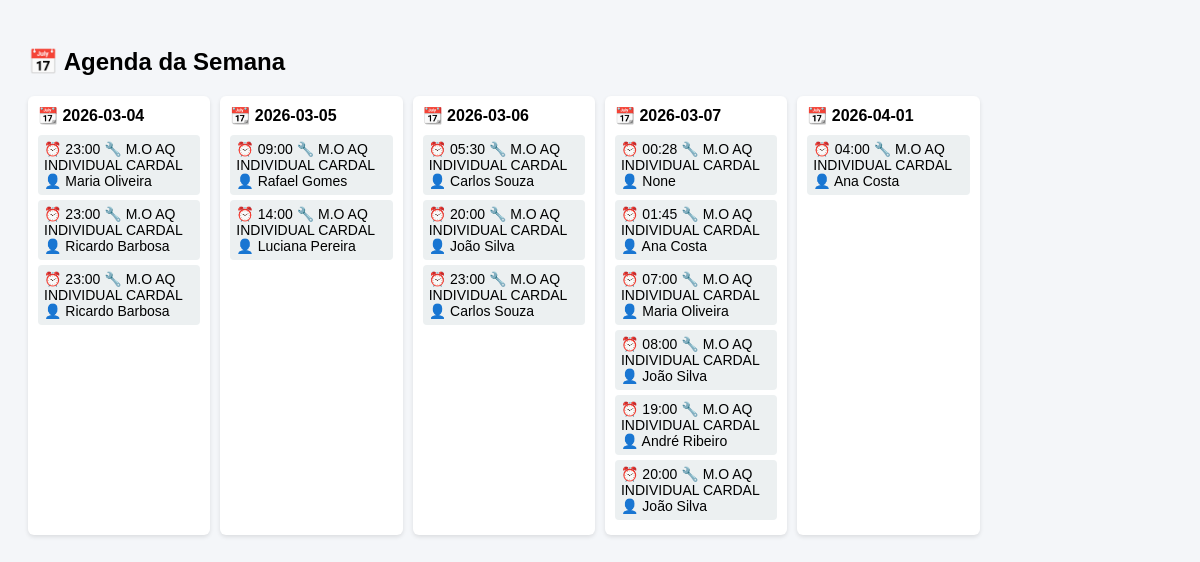
Page /agenda_semana (signed in) on the committed database.
### tables this page shows
CREATE TABLE ordem_servico (
    id INTEGER PRIMARY KEY AUTOINCREMENT,
    servico_nome TEXT NOT NULL,
    data_agendamento TEXT NOT NULL,
    status TEXT DEFAULT 'Agendado',
    data_criacao TEXT NOT NULL
, cliente_id INTEGER, hora TEXT, tecnico_id INTEGER, defeito_reclamado TEXT, produto_defeito TEXT, observacao TEXT, diagnostico TEXT, solucao TEXT, pecas_trocadas TEXT, checklist_json TEXT, assinatura_nome TEXT, assinatura_data TEXT, foto_inicio TEXT, foto_fim TEXT, assinatura_imagem TEXT, movimento_id INTEGER);

CREATE TABLE clientes (
    id INTEGER PRIMARY KEY AUTOINCREMENT,
    tipo TEXT,  -- PF ou PJ

    nome TEXT,
    razao_social TEXT,

    cpf TEXT,
    cnpj TEXT,

    telefone TEXT,
    whatsapp TEXT,
    email TEXT,

    endereco TEXT,
    numero TEXT,
    bairro TEXT,
    cidade TEXT,
    cep TEXT,

    endereco_entrega TEXT,
    numero_entrega TEXT,
    bairro_entrega TEXT,
    cidade_entrega TEXT,
    cep_entrega TEXT,

    observacoes TEXT,
    data_cadastro TEXT
);

### app.py (the view)
@app.route("/agenda_semana")
def agenda_semana():
    conn = get_db()
    cursor = conn.cursor()
    cursor.execute("""
    SELECT
        os.id,
        os.servico_nome,
        os.data_agendamento,
        os.hora,
        c.nome AS cliente,
        f.nome AS tecnico
    FROM ordem_servico os
    LEFT JOIN clientes c ON os.cliente_id = c.id
    LEFT JOIN funcionarios f ON os.tecnico_id = f.id
    ORDER BY os.data_agendamento, os.hora
    """)
    agenda = cursor.fetchall()
    conn.close()
    dias = {}
    for os in agenda:
        data = os["data_agendamento"]
        if data not in dias:
            dias[data] = []
        dias[data].append(os)
    return render_template("agenda_semana.html", dias=dias)

### app.py (called while the page is built, shortened)
def get_db():
    conn = sqlite3.connect("database.db", timeout=10)
    conn.row_factory = sqlite3.Row
    return conn

def ensure_funcionarios_auth_columns():
    global AUTH_SCHEMA_READY
    if AUTH_SCHEMA_READY:
        return

@app.before_request
def validar_acesso():
    ensure_funcionarios_auth_columns()
    endpoint = request.endpoint or ""
    if endpoint in AUTH_PUBLIC_ENDPOINTS:
        return None
    if endpoint.startswith("static"):
        return None
    if "user_id" not in session:
        return redirect(url_for("login", next=request.path))
    if endpoint in PROPRIETARIO_ENDPOINTS and (session.get("user_role") != "proprietario"):
        return resposta_acesso_negado("Acesso permitido apenas para proprietario.")
    if endpoint in GERENTE_ENDPOINTS and nivel_usuario() < ROLE_LEVEL["gerente"]:
        return resposta_acesso_negado("Acesso permitido para gerente ou proprietario.")
    return None

@app.context_processor
def injetar_usuario():
    return {
        "usuario_logado": session.get("user_nome"),
        "perfil_logado": session.get("user_role"),
    }

### templates/agenda_semana.html (shortened to what this page needs)
<!DOCTYPE html>
<html>
<head>
</head>
<body>
<h2>📅 Agenda da Semana</h2>
<div class="container">
{% for dia, servicos in dias.items() %}
<div class="coluna">
<div class="dia">
📆 {{ dia }}
</div>
{% for os in servicos %}
<div class="servico">
⏰ {{ os.hora }}
🔧 {{ os.servico_nome }}
👤 {{ os.cliente }}
</div>
{% endfor %}
</div>
{% endfor %}
</div>
</body>
</html>

### templates/agenda_semana.html (style rules this page uses)
body { font-family:Arial; background:#f4f6f9; padding:20px; }
.container { display:grid; grid-template-columns:repeat(6,1fr); gap:10px; }
.coluna { background:white; padding:10px; border-radius:6px; box-shadow:0 2px 4px rgba(0,0,0,0.1); }
.dia { font-weight:bold; margin-bottom:10px; }
.servico { background:#ecf0f1; padding:6px; margin-bottom:5px; border-radius:4px; font-size:14px; }

### rows in the picture
ordem_servico: data_agendamento "2026-03-04", hora "23:00", servico_nome "M.O AQ INDIVIDUAL CARDAL", cliente "Maria Oliveira"
ordem_servico: hora "23:00", servico_nome "M.O AQ INDIVIDUAL CARDAL", cliente "Ricardo Barbosa"
ordem_servico: hora "23:00", servico_nome "M.O AQ INDIVIDUAL CARDAL", cliente "Ricardo Barbosa"
ordem_servico: data_agendamento "2026-03-05", hora "09:00", servico_nome "M.O AQ INDIVIDUAL CARDAL", cliente "Rafael Gomes"
ordem_servico: hora "14:00", servico_nome "M.O AQ INDIVIDUAL CARDAL", cliente "Luciana Pereira"
ordem_servico: data_agendamento "2026-03-06", hora "05:30", servico_nome "M.O AQ INDIVIDUAL CARDAL", cliente "Carlos Souza"
ordem_servico: hora "20:00", servico_nome "M.O AQ INDIVIDUAL CARDAL", cliente "João Silva"
ordem_servico: hora "23:00", servico_nome "M.O AQ INDIVIDUAL CARDAL", cliente "Carlos Souza"
ordem_servico: data_agendamento "2026-03-07", hora "00:28", servico_nome "M.O AQ INDIVIDUAL CARDAL", cliente "None"
ordem_servico: hora "01:45", servico_nome "M.O AQ INDIVIDUAL CARDAL", cliente "Ana Costa"
ordem_servico: hora "07:00", servico_nome "M.O AQ INDIVIDUAL CARDAL", cliente "Maria Oliveira"
ordem_servico: hora "08:00", servico_nome "M.O AQ INDIVIDUAL CARDAL", cliente "João Silva"
ordem_servico: hora "19:00", servico_nome "M.O AQ INDIVIDUAL CARDAL", cliente "André Ribeiro"
ordem_servico: hora "20:00", servico_nome "M.O AQ INDIVIDUAL CARDAL", cliente "João Silva"
ordem_servico: data_agendamento "2026-04-01", hora "04:00", servico_nome "M.O AQ INDIVIDUAL CARDAL", cliente "Ana Costa"
